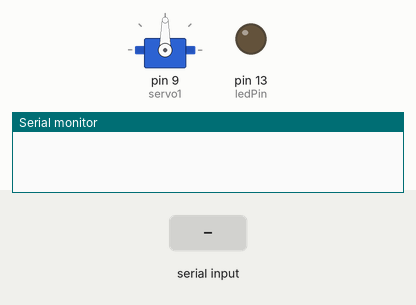
This sketch was run on a simulated Arduino Uno, built with avr-gcc and run on an emulated ATmega328P. Shown: servo, output pins drawn as LEDs (lit = HIGH), the last lines printed to the serial monitor. The test bench sets the inputs (shaded band).

Above: at 1.2 s.
1.3 s: "1" received over Serial
At 1.8 s:
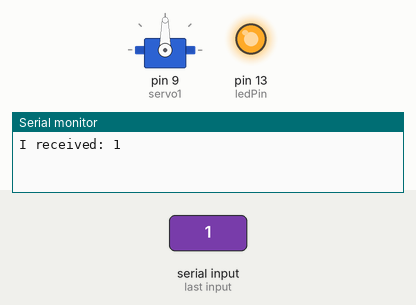
2.8 s: "0" received over Serial
At 4.2 s:
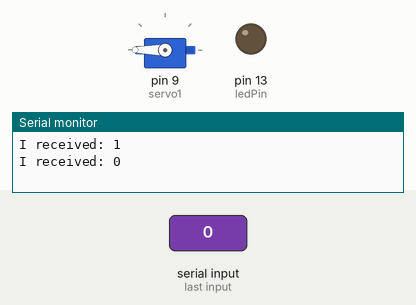
Timing chart, 0 to 5.8 s (numbered marks = the images above; inputs shaded):
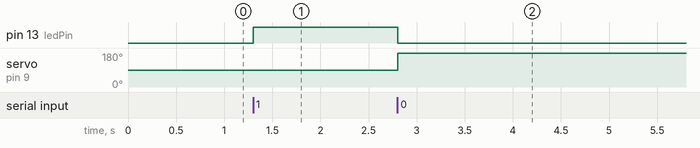

The sketch:

serialport.ino
```cpp
#include <Servo.h>
Servo servo1;
int ledPin = 13;
byte incomingByte;

void setup() {
  servo1.attach(9);
  pinMode(ledPin, OUTPUT);
  Serial.begin(9600);
}

void loop() {
  if (Serial.available() > 0) {
    char data = Serial.read();

    if(data == '1'){
      digitalWrite(ledPin, HIGH);
      servo1.write(90);

    }
    else if (data == '0'){
      digitalWrite(ledPin, LOW);
      servo1.write(180);

    }

      Serial.print("I received: ");
      Serial.println(data);
  }
  delay(10);
}
```

Measured:
- after the input at 1.3 s, pin 13 (ledPin): LOW → HIGH at once
- after the input at 2.8 s, pin 13 (ledPin): HIGH → LOW at once; servo on pin 9 (servo1): 90° → 180° at once
